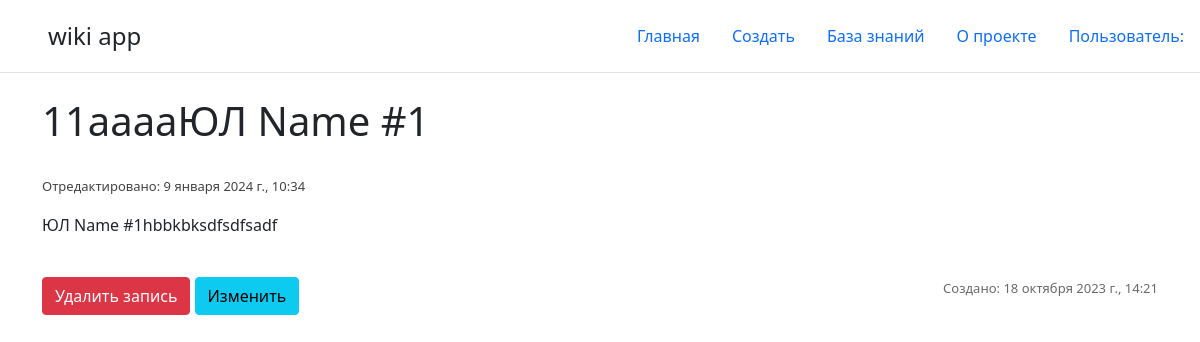
/post-list/45, run on the app's committed database.
### main/models.py (models this page shows, shortened)
class Task(MPTTModel):
    name = models.CharField(max_length=50, unique=True)
    parent = TreeForeignKey('self', on_delete=models.CASCADE, null=True, blank=True, related_name='children')
    task = models.TextField('Описание')
    created_at = models.DateTimeField()
    updated_at = models.DateTimeField(auto_now=True)
    class Meta:
        verbose_name = 'Задача'
        verbose_name_plural = 'Задача'
    class MPTTMeta:
        order_insertion_by = ['name']

### main/views.py (the view)
# urls.py: path('post-list/<int:pk>', views.PostDetailView.as_view(), name = "post-datail"),
class PostDetailView(DetailView):
    model = Task
    template_name = 'main/details_view.html'
    context_object_name = 'Post'

### main/templates/main/details_view.html (shortened to what this page needs)
{% extends 'main/base.html' %}
{% block content%}
    <div class="features">
        <h1>{{ Post.name }}</h1><br>
        <p class="date-updated-post">Отредактировано: {{ Post.updated_at.date }}, {{ Post.updated_at.time }}</p>
        {{ Post.task|safe }}<br>
        <p class="date-create-post">Создано: {{ Post.created_at.date }}, {{ Post.created_at.time }}</p>
        <a href="{%url "post-delete" Post.id %}" class="btn btn-danger">Удалить запись</a>
        <a href="{%url "post-update" Post.id %}" class="btn btn-info">Изменить</a>
    </div>
{% endblock %}

### main/templates/main/details_view.html (style rules this page uses)
.date-create-post { color: rgba(98, 98, 98, 0.953); font-size: small; position: absolute; bottom: 0; right: 0; }
.date-updated-post { color: rgba(59, 58, 58, 0.953); font-size: small; }
.features { position: relative; }

### data on the page
Task: name "11aaааЮЛ Name #1", updated_at "9 января 2024 г.", updated_at.time "10:34", task "ЮЛ Name #1hbbkbksdfsdfsadf", created_at "18 октября 2023 г.", created_at.time "14:21"
